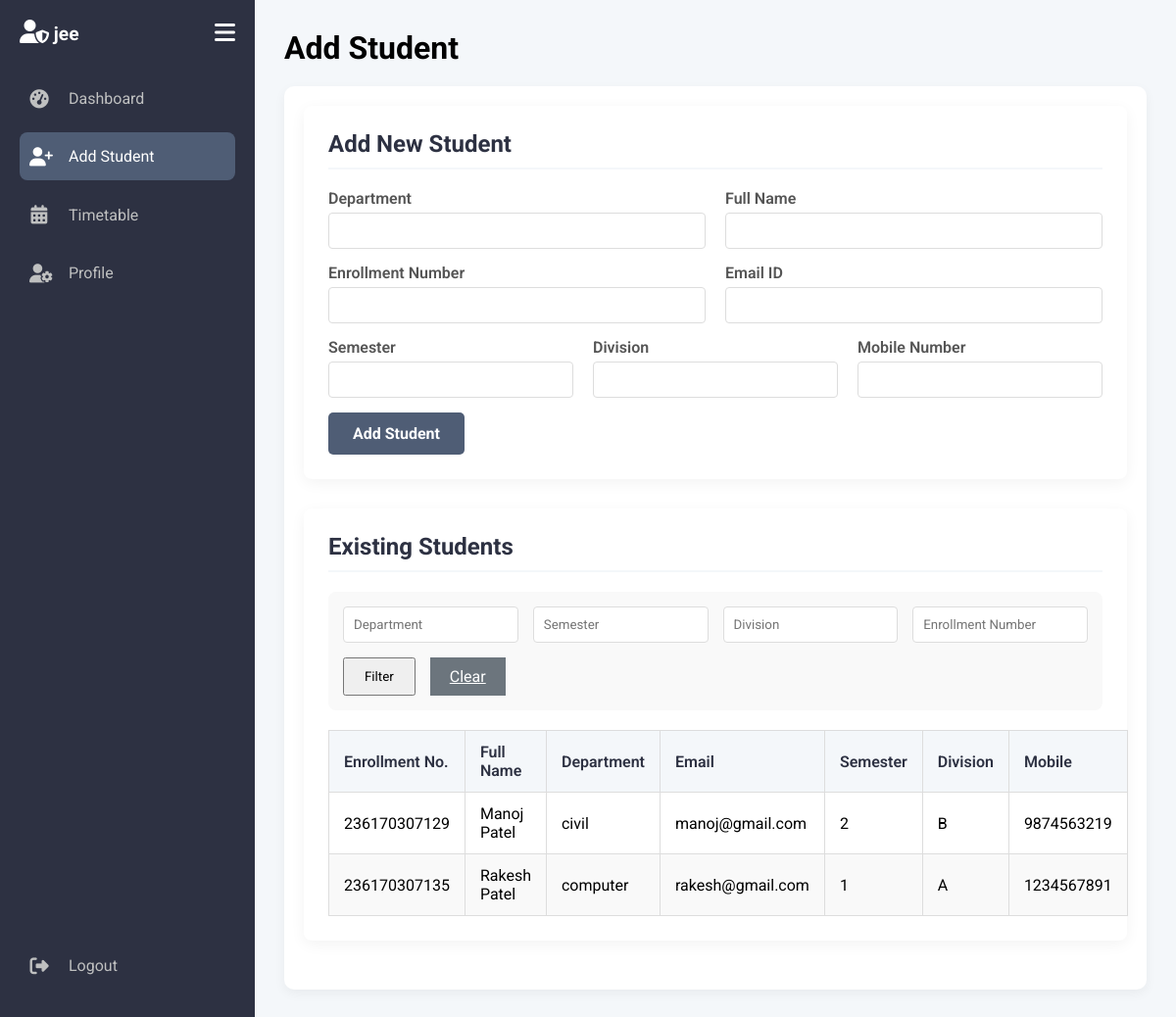
The app's page /add_student.php (signed in) with its own data.
### tables this page shows
CREATE TABLE `students` (
  `id` int(6) unsigned NOT NULL AUTO_INCREMENT,
  `student_department` varchar(100) NOT NULL,
  `student_full_name` varchar(100) NOT NULL,
  `student_enrollment_number` varchar(50) NOT NULL,
  `student_email` varchar(100) NOT NULL,
  `student_sem` int(2) NOT NULL,
  `student_div` varchar(5) NOT NULL,
  `student_mobile_number` varchar(15) NOT NULL,
  `creation_date` timestamp NOT NULL DEFAULT current_timestamp(),
  PRIMARY KEY (`id`),
  UNIQUE KEY `student_enrollment_number` (`student_enrollment_number`)
);

### add_student.php (the view, shortened to what this page needs)
<?php include 'includes/header.php'; ?>
<div class="content-header">
    <h1>Add Student</h1>
</div>
<div class="content-body">
    <div class="form-container">
        <h2>Add New Student</h2>
        <form action="add_student_process.php" method="POST" class="add-form">
            <div class="form-row">
                <div class="input-group">
                    <label for="student_department">Department</label>
                    <input type="text" id="student_department" name="student_department" required>
                </div>
                <div class="input-group">
                    <label for="student_full_name">Full Name</label>
                    <input type="text" id="student_full_name" name="student_full_name" required>
                </div>
            </div>
            <div class="form-row">
                <div class="input-group">
                    <label for="student_enrollment_number">Enrollment Number</label>
                    <input type="text" id="student_enrollment_number" name="student_enrollment_number" required>
                </div>
                <div class="input-group">
                    <label for="student_email">Email ID</label>
                    <input type="email" id="student_email" name="student_email" required>
                </div>
            </div>
            <div class="form-row">
                <div class="input-group">
                    <label for="student_sem">Semester</label>
                    <input type="number" id="student_sem" name="student_sem" required>
                </div>
                <div class="input-group">
                    <label for="student_div">Division</label>
                    <input type="text" id="student_div" name="student_div" required>
                </div>
                 <div class="input-group">
                    <label for="student_mobile_number">Mobile Number</label>
                    <input type="text" id="student_mobile_number" name="student_mobile_number" required>
                </div>
            </div>
            <button type="submit" class="btn">Add Student</button>
        </form>
    </div>
    <div class="table-container">
        <h2>Existing Students</h2>
        <div class="filter-container">
            <form action="add_student.php" method="GET" class="filter-form">
                <input type="text" name="department" placeholder="Department" value="<?php echo isset($_GET['department']) ? htmlspecialchars($_GET['department']) : ''; ?>">
                <input type="number" name="sem" placeholder="Semester" value="<?php echo isset($_GET['sem']) ? htmlspecialchars($_GET['sem']) : ''; ?>">
                <input type="text" name="div" placeholder="Division" value="<?php echo isset($_GET['div']) ? htmlspecialchars($_GET['div']) : ''; ?>">
                <input type="text" name="enrollment_number" placeholder="Enrollment Number" value="<?php echo isset($_GET['enrollment_number']) ? htmlspecialchars($_GET['enrollment_number']) : ''; ?>">
                <button type="submit" class="btn">Filter</button>
                <a href="add_student.php" class="btn btn-secondary">Clear</a>
            </form>
        </div>
        <table class="student-table">
            <thead>
                <tr>
                    <th>Enrollment No.</th>
                    <th>Full Name</th>
                    <th>Department</th>
                    <th>Email</th>
                    <th>Semester</th>
                    <th>Division</th>
                    <th>Mobile</th>
                </tr>
            </thead>
            <tbody>
                <?php
                include 'db/db_connection.php';
                $sql = "SELECT * FROM students WHERE 1=1";
                $sql .= " ORDER BY student_full_name ASC";
                $stmt = $conn->prepare($sql);
                $stmt->execute();
                $students_result = $stmt->get_result();
                if ($students_result->num_rows > 0):
                    while($row = $students_result->fetch_assoc()): ?>
                        <tr>
                            <td><?php echo htmlspecialchars($row['student_enrollment_number']); ?></td>
                            <td><?php echo htmlspecialchars($row['student_full_name']); ?></td>
                            <td><?php echo htmlspecialchars($row['student_department']); ?></td>
                            <td><?php echo htmlspecialchars($row['student_email']); ?></td>
                            <td><?php echo htmlspecialchars($row['student_sem']); ?></td>
                            <td><?php echo htmlspecialchars($row['student_div']); ?></td>
                            <td><?php echo htmlspecialchars($row['student_mobile_number']); ?></td>
                        </tr>
                    <?php endwhile; ?>
                <?php else: ?>
                    <tr>
                        <td colspan="7">No students found matching your criteria.</td>
                    </tr>
                <?php endif;
                ?>
            </tbody>
        </table>
    </div>
</div>
<?php include 'includes/footer.php'; ?>

### header.php (shortened to what this page needs)
<?php
$current_page = basename($_SERVER['PHP_SELF']);
$admin_name = htmlspecialchars($_SESSION['admin_name']);
?>
<!DOCTYPE html>
<html lang="en">
<head>
    <link rel="stylesheet" href="css/admin_style.css">
    <link rel="stylesheet" href="https://cdnjs.cloudflare.com/ajax/libs/font-awesome/6.1.1/css/all.min.css">
</head>
<body>
    <div class="sidebar">
        <div class="sidebar-header">
            <h3><i class="fas fa-user-shield"></i> <span class="link-name"><?php echo $admin_name; ?></span></h3>
            <i class="fas fa-bars" id="menu-toggle"></i>
        </div>
        <ul class="nav-links">
            <li>
                <a href="admin_home.php" class="<?php echo ($current_page == 'admin_home.php') ? 'active' : ''; ?>">
                    <i class="fas fa-tachometer-alt"></i>
                    <span class="link-name">Dashboard</span>
                </a>
            </li>
            <li>
                <a href="add_student.php" class="<?php echo ($current_page == 'add_student.php') ? 'active' : ''; ?>">
                    <i class="fas fa-user-plus"></i>
                    <span class="link-name">Add Student</span>
                </a>
            </li>
            <li>
                <a href="timetable.php" class="<?php echo ($current_page == 'timetable.php') ? 'active' : ''; ?>">
                    <i class="fas fa-calendar-alt"></i>
                    <span class="link-name">Timetable</span>
                </a>
            </li>
            <li>
                <a href="profile.php" class="<?php echo ($current_page == 'profile.php') ? 'active' : ''; ?>">
                    <i class="fas fa-user-cog"></i>
                    <span class="link-name">Profile</span>
                </a>
            </li>
            <li class="logout-link">
                <a href="logout.php">
                    <i class="fas fa-sign-out-alt"></i>
                    <span class="link-name">Logout</span>
                </a>
            </li>
        </ul>
    </div>
    <div class="main-content">

### footer.php (shortened to what this page needs)
    </div>
</body>
</html>

### admin_style.css (style rules this page uses)
:root { --primary-color: #4f5d75; --secondary-color: #2d3142; --accent-color: #bfc0c0; --light-color: #ffffff; --text-color: #ef8354; --sidebar-width: 260px; --sidebar-collapsed-width: 80px; }
* { margin: 0; padding: 0; box-sizing: border-box; font-family: 'Roboto', sans-serif; }
body { display: flex; background-color: #f4f7fa; transition: margin-left 0.5s ease; }
.sidebar { position: fixed; top: 0; left: 0; height: 100%; width: var(--sidebar-width); background: var(--secondary-color); color: var(--light-color); padding: 20px; transition: width 0.5s ease; overflow-x: hidden; z-index: 1000; }
.sidebar-header { display: flex; justify-content: space-between; align-items: center; margin-bottom: 30px; }
.sidebar-header h3 { font-size: 1.2rem; white-space: nowrap; }
.sidebar-header i { font-size: 1.5rem; cursor: pointer; }
.nav-links { list-style: none; }
.nav-links li a { display: flex; align-items: center; color: var(--accent-color); text-decoration: none; padding: 15px 10px; border-radius: 8px; margin-bottom: 10px; transition: background 0.3s, color 0.3s; white-space: nowrap; }
.nav-links li a:hover, .nav-links li a.active { background: var(--primary-color); color: var(--light-color); }
.nav-links li a i { font-size: 1.2rem; margin-right: 20px; width: 20px; text-align: center; }
.logout-link { position: absolute; bottom: 20px; width: calc(100% - 40px); }
.main-content { margin-left: var(--sidebar-width); width: calc(100% - var(--sidebar-width)); padding: 30px; transition: margin-left 0.5s ease, width 0.5s ease; }
.content-header { margin-bottom: 20px; }
.content-body { background: var(--light-color); padding: 20px; border-radius: 10px; box-shadow: 0 4px 12px rgba(0,0,0,0.05); }
.form-container, .table-container { background: #fff; padding: 25px; border-radius: 8px; box-shadow: 0 4px 15px rgba(0,0,0,0.05); margin-bottom: 30px; }
.form-container h2, .table-container h2 { margin-bottom: 20px; font-size: 1.5rem; color: var(--secondary-color); border-bottom: 2px solid #f4f7fa; padding-bottom: 10px; }
.add-form .form-row { display: flex; flex-wrap: wrap; gap: 20px; margin-bottom: 15px; }
.add-form .input-group { flex: 1; min-width: 200px; }
.add-form label { display: block; margin-bottom: 5px; font-weight: 600; color: #555; }
.add-form input[type="text"], .add-form input[type="email"], .add-form input[type="number"] { width: 100%; padding: 10px; border: 1px solid #ddd; border-radius: 4px; }
.add-form .btn { padding: 12px 25px; border: none; background-color: var(--primary-color); color: white; font-size: 16px; font-weight: bold; border-radius: 5px; cursor: pointer; transition: background-color 0.3s ease; }
.filter-container { margin-bottom: 20px; padding: 15px; background-color: #f9f9f9; border-radius: 8px; }
.filter-form { display: flex; flex-wrap: wrap; gap: 15px; align-items: center; }
.filter-form input { padding: 10px; border: 1px solid #ddd; border-radius: 4px; flex: 1; }
.filter-form .btn { padding: 10px 20px; }
.filter-form .btn-secondary { background-color: #6c757d; color: white; }
.student-table { width: 100%; border-collapse: collapse; margin-top: 20px; }
.student-table th, .student-table td { padding: 12px 15px; border: 1px solid #ddd; text-align: left; vertical-align: middle; }
.student-table th { background-color: #f4f7fa; font-weight: 600; color: var(--secondary-color); }
.student-table tbody tr:nth-child(even) { background-color: #f9f9f9; }

### records on screen
students: student_enrollment_number "236170307129", student_full_name "Manoj Patel", student_department "civil", student_email "manoj@gmail.com", student_sem "2", student_div "B", student_mobile_number "9874563219"
students: student_enrollment_number "236170307135", student_full_name "Rakesh Patel", student_department "computer", student_email "rakesh@gmail.com", student_sem "1", student_div "A", student_mobile_number "1234567891"

### other values on screen
$admin_name "jee"
